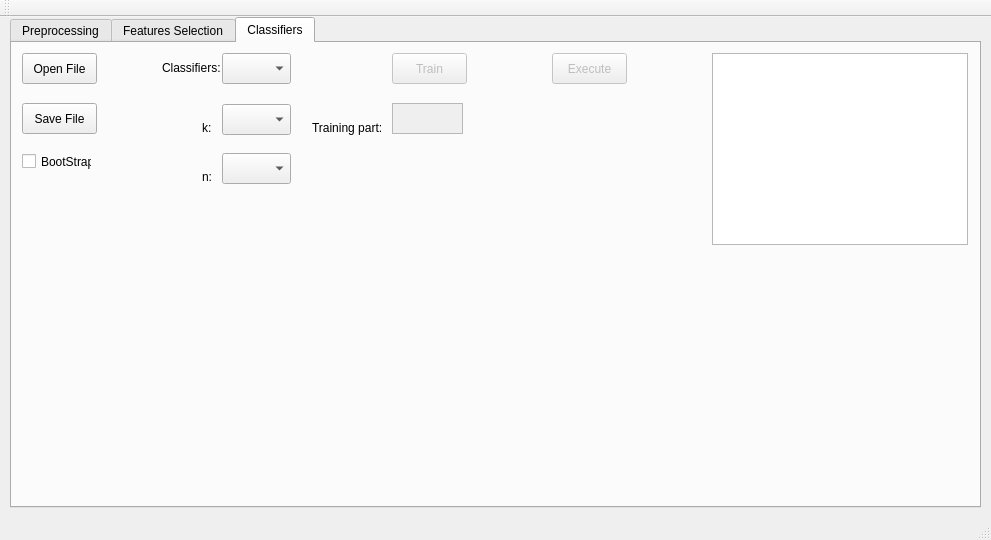
<?xml version="1.0" encoding="UTF-8"?>
<ui version="4.0">
 <class>MainWindow</class>
 <widget class="QMainWindow" name="MainWindow">
  <property name="geometry">
   <rect>
    <x>0</x>
    <y>0</y>
    <width>991</width>
    <height>540</height>
   </rect>
  </property>
  <property name="windowTitle">
   <string>MainWindow</string>
  </property>
  <widget class="QWidget" name="centralWidget">
   <widget class="QTabWidget" name="tabWidget">
    <property name="geometry">
     <rect>
      <x>10</x>
      <y>0</y>
      <width>971</width>
      <height>491</height>
     </rect>
    </property>
    <property name="currentIndex">
     <number>2</number>
    </property>
    <widget class="QWidget" name="tabP">
     <attribute name="title">
      <string>Preprocessing</string>
     </attribute>
     <widget class="QPushButton" name="PpushButtonSelectFolder">
      <property name="geometry">
       <rect>
        <x>10</x>
        <y>10</y>
        <width>75</width>
        <height>31</height>
       </rect>
      </property>
      <property name="text">
       <string>Select Folder</string>
      </property>
     </widget>
     <widget class="QGraphicsView" name="PgraphicsView">
      <property name="geometry">
       <rect>
        <x>680</x>
        <y>30</y>
        <width>256</width>
        <height>192</height>
       </rect>
      </property>
      <property name="interactive">
       <bool>true</bool>
      </property>
      <property name="viewportUpdateMode">
       <enum>QGraphicsView::MinimalViewportUpdate</enum>
      </property>
     </widget>
     <widget class="QGraphicsView" name="PgraphicsViewEdge">
      <property name="geometry">
       <rect>
        <x>680</x>
        <y>250</y>
        <width>256</width>
        <height>192</height>
       </rect>
      </property>
     </widget>
    </widget>
    <widget class="QWidget" name="tabFS">
     <attribute name="title">
      <string>Features Selection</string>
     </attribute>
     <widget class="QPushButton" name="FSpushButtonOpenFile">
      <property name="geometry">
       <rect>
        <x>10</x>
        <y>10</y>
        <width>75</width>
        <height>31</height>
       </rect>
      </property>
      <property name="text">
       <string>Open File</string>
      </property>
     </widget>
     <widget class="QPushButton" name="FSpushButtonSaveFile">
      <property name="geometry">
       <rect>
        <x>10</x>
        <y>60</y>
        <width>75</width>
        <height>31</height>
       </rect>
      </property>
      <property name="text">
       <string>Save File</string>
      </property>
     </widget>
     <widget class="QComboBox" name="FScomboBox">
      <property name="geometry">
       <rect>
        <x>250</x>
        <y>10</y>
        <width>69</width>
        <height>31</height>
       </rect>
      </property>
     </widget>
     <widget class="QLabel" name="label">
      <property name="geometry">
       <rect>
        <x>150</x>
        <y>10</y>
        <width>101</width>
        <height>31</height>
       </rect>
      </property>
      <property name="text">
       <string>&lt;html&gt;&lt;head/&gt;&lt;body&gt;&lt;p&gt;&lt;span style=&quot; font-size:9pt;&quot;&gt;Feature number:&lt;/span&gt;&lt;/p&gt;&lt;/body&gt;&lt;/html&gt;</string>
      </property>
     </widget>
     <widget class="QRadioButton" name="FSradioButtonFisher">
      <property name="geometry">
       <rect>
        <x>251</x>
        <y>50</y>
        <width>71</width>
        <height>20</height>
       </rect>
      </property>
      <property name="text">
       <string>Fisher</string>
      </property>
      <property name="checked">
       <bool>true</bool>
      </property>
     </widget>
     <widget class="QRadioButton" name="FSradioButtonSFS">
      <property name="geometry">
       <rect>
        <x>250</x>
        <y>80</y>
        <width>82</width>
        <height>21</height>
       </rect>
      </property>
      <property name="text">
       <string>SFS</string>
      </property>
     </widget>
     <widget class="QPushButton" name="FSpushButtonCompute">
      <property name="geometry">
       <rect>
        <x>380</x>
        <y>10</y>
        <width>75</width>
        <height>31</height>
       </rect>
      </property>
      <property name="text">
       <string>Compute</string>
      </property>
     </widget>
     <widget class="QTextBrowser" name="FStextBrowserDatabaseInfo">
      <property name="geometry">
       <rect>
        <x>700</x>
        <y>10</y>
        <width>256</width>
        <height>192</height>
       </rect>
      </property>
     </widget>
    </widget>
    <widget class="QWidget" name="tabC">
     <attribute name="title">
      <string>Classifiers</string>
     </attribute>
     <widget class="QPushButton" name="CpushButtonOpenFile">
      <property name="geometry">
       <rect>
        <x>10</x>
        <y>10</y>
        <width>75</width>
        <height>31</height>
       </rect>
      </property>
      <property name="text">
       <string>Open File</string>
      </property>
     </widget>
     <widget class="QPushButton" name="CpushButtonSaveFile">
      <property name="enabled">
       <bool>true</bool>
      </property>
      <property name="geometry">
       <rect>
        <x>10</x>
        <y>60</y>
        <width>75</width>
        <height>31</height>
       </rect>
      </property>
      <property name="text">
       <string>Save File</string>
      </property>
     </widget>
     <widget class="QComboBox" name="CcomboBoxK">
      <property name="enabled">
       <bool>true</bool>
      </property>
      <property name="geometry">
       <rect>
        <x>210</x>
        <y>61</y>
        <width>69</width>
        <height>31</height>
       </rect>
      </property>
     </widget>
     <widget class="QLabel" name="ClabelK">
      <property name="geometry">
       <rect>
        <x>190</x>
        <y>70</y>
        <width>20</width>
        <height>31</height>
       </rect>
      </property>
      <property name="text">
       <string>&lt;html&gt;&lt;head/&gt;&lt;body&gt;&lt;p&gt;&lt;span style=&quot; font-size:9pt;&quot;&gt;k:&lt;/span&gt;&lt;/p&gt;&lt;/body&gt;&lt;/html&gt;</string>
      </property>
     </widget>
     <widget class="QPushButton" name="CpushButtonTrain">
      <property name="enabled">
       <bool>false</bool>
      </property>
      <property name="geometry">
       <rect>
        <x>380</x>
        <y>10</y>
        <width>75</width>
        <height>31</height>
       </rect>
      </property>
      <property name="text">
       <string>Train</string>
      </property>
     </widget>
     <widget class="QLabel" name="ClabelClassifiers">
      <property name="geometry">
       <rect>
        <x>150</x>
        <y>10</y>
        <width>71</width>
        <height>31</height>
       </rect>
      </property>
      <property name="text">
       <string>&lt;html&gt;&lt;head/&gt;&lt;body&gt;&lt;p&gt;&lt;span style=&quot; font-size:9pt;&quot;&gt;Classifiers:&lt;/span&gt;&lt;/p&gt;&lt;/body&gt;&lt;/html&gt;</string>
      </property>
     </widget>
     <widget class="QComboBox" name="CcomboBoxClassifiers">
      <property name="geometry">
       <rect>
        <x>210</x>
        <y>10</y>
        <width>69</width>
        <height>31</height>
       </rect>
      </property>
     </widget>
     <widget class="QPlainTextEdit" name="CplainTextEditTrainingPart">
      <property name="enabled">
       <bool>false</bool>
      </property>
      <property name="geometry">
       <rect>
        <x>380</x>
        <y>60</y>
        <width>71</width>
        <height>31</height>
       </rect>
      </property>
     </widget>
     <widget class="QPushButton" name="CpushButtonExecute">
      <property name="enabled">
       <bool>false</bool>
      </property>
      <property name="geometry">
       <rect>
        <x>540</x>
        <y>10</y>
        <width>75</width>
        <height>31</height>
       </rect>
      </property>
      <property name="text">
       <string>Execute</string>
      </property>
     </widget>
     <widget class="QLabel" name="ClabelTraningPart">
      <property name="geometry">
       <rect>
        <x>300</x>
        <y>70</y>
        <width>81</width>
        <height>31</height>
       </rect>
      </property>
      <property name="text">
       <string>&lt;html&gt;&lt;head/&gt;&lt;body&gt;&lt;p&gt;&lt;span style=&quot; font-size:9pt;&quot;&gt;Training part:&lt;/span&gt;&lt;/p&gt;&lt;/body&gt;&lt;/html&gt;</string>
      </property>
     </widget>
     <widget class="QTextBrowser" name="CtextBrowser">
      <property name="geometry">
       <rect>
        <x>700</x>
        <y>10</y>
        <width>256</width>
        <height>192</height>
       </rect>
      </property>
     </widget>
     <widget class="QCheckBox" name="CheckBoxBoot">
      <property name="geometry">
       <rect>
        <x>10</x>
        <y>110</y>
        <width>70</width>
        <height>17</height>
       </rect>
      </property>
      <property name="text">
       <string>BootStrap</string>
      </property>
     </widget>
     <widget class="QLabel" name="ClabelK_2">
      <property name="geometry">
       <rect>
        <x>190</x>
        <y>119</y>
        <width>20</width>
        <height>31</height>
       </rect>
      </property>
      <property name="text">
       <string>&lt;html&gt;&lt;head/&gt;&lt;body&gt;&lt;p&gt;&lt;span style=&quot; font-size:9pt;&quot;&gt;n:&lt;/span&gt;&lt;/p&gt;&lt;/body&gt;&lt;/html&gt;</string>
      </property>
     </widget>
     <widget class="QComboBox" name="ComboBoxN">
      <property name="enabled">
       <bool>true</bool>
      </property>
      <property name="geometry">
       <rect>
        <x>210</x>
        <y>110</y>
        <width>69</width>
        <height>31</height>
       </rect>
      </property>
     </widget>
    </widget>
   </widget>
  </widget>
  <widget class="QMenuBar" name="menuBar">
   <property name="geometry">
    <rect>
     <x>0</x>
     <y>0</y>
     <width>991</width>
     <height>21</height>
    </rect>
   </property>
  </widget>
  <widget class="QToolBar" name="mainToolBar">
   <attribute name="toolBarArea">
    <enum>TopToolBarArea</enum>
   </attribute>
   <attribute name="toolBarBreak">
    <bool>false</bool>
   </attribute>
  </widget>
  <widget class="QStatusBar" name="statusBar"/>
 </widget>
 <layoutdefault spacing="6" margin="11"/>
 <resources/>
 <connections/>
</ui>
